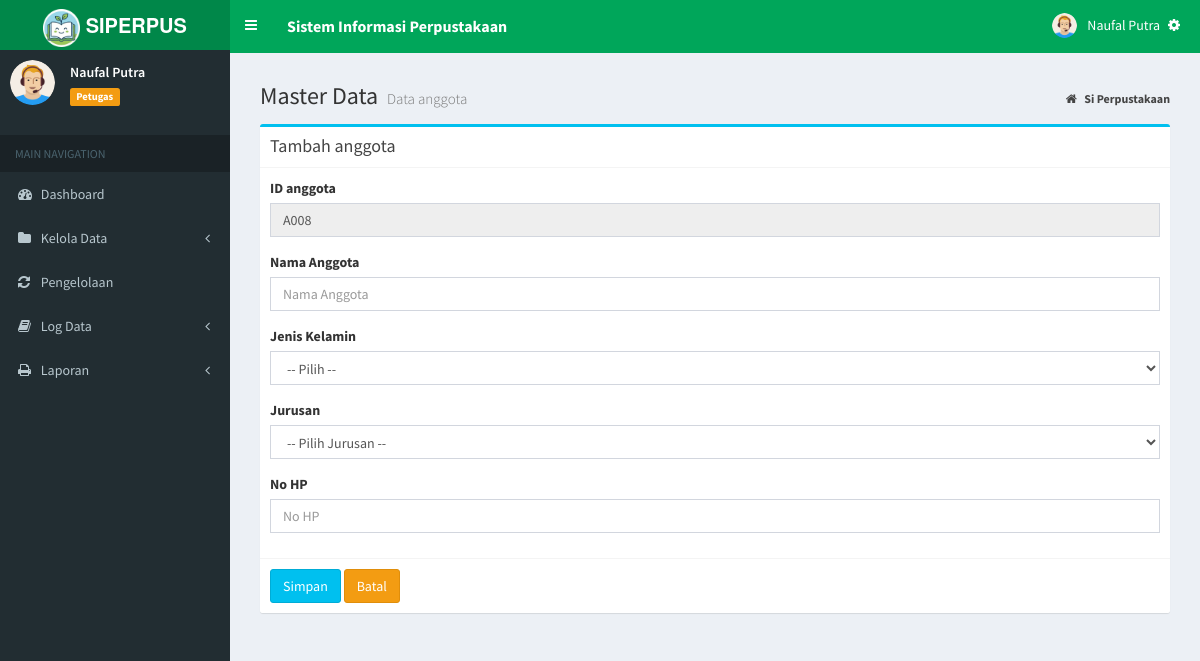
Before: /index.php?page=MyApp/add_agt (signed in) with the older database file.
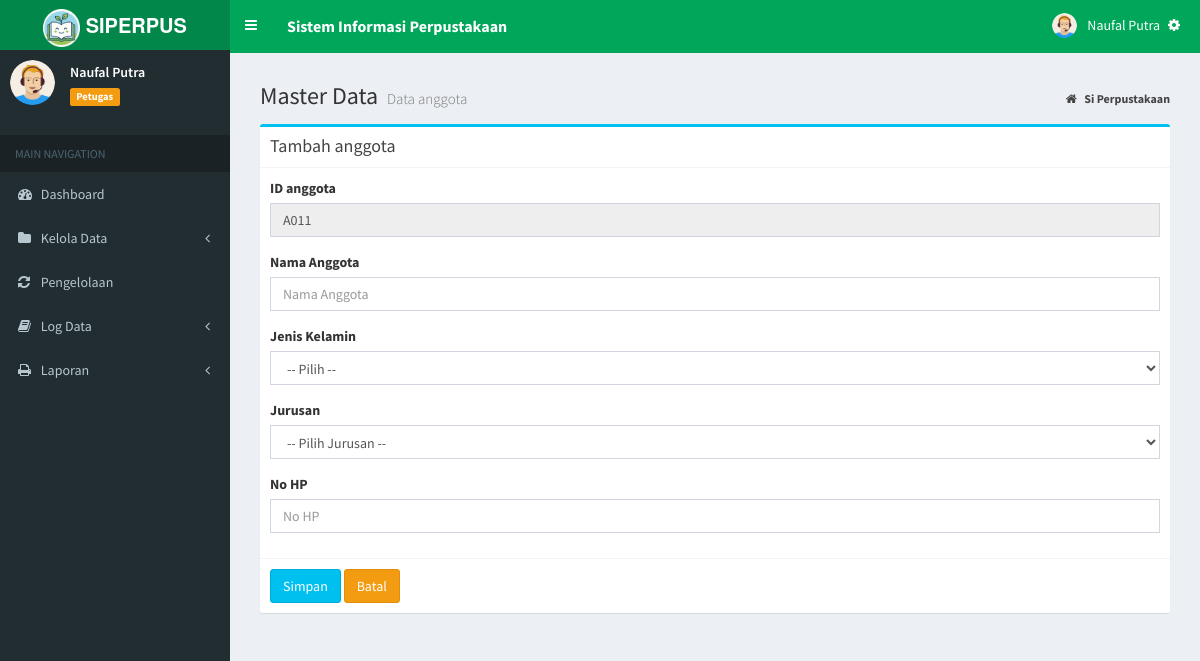
After: the same page with the newer database file.
### tables this page shows
CREATE TABLE `tb_anggota` (
  `id_anggota` varchar(10) NOT NULL,
  `nama` varchar(100) DEFAULT NULL,
  `jekel` enum('Laki-laki','Perempuan') NOT NULL,
  `jurusan` varchar(50) NOT NULL,
  `no_hp` varchar(15) NOT NULL,
  PRIMARY KEY (`id_anggota`)
);

### admin/agt/add_agt.php (the view, shortened to what this page needs)
<?php
$carikode = mysqli_query($koneksi,"SELECT id_anggota FROM tb_anggota order by id_anggota desc");
$datakode = mysqli_fetch_array($carikode);
$kode = $datakode['id_anggota'];
$urut = substr($kode, 1, 3);
$tambah = (int) $urut + 1;
if (strlen($tambah) == 1){
    $format = "A"."00".$tambah;
}else if (strlen($tambah) == 2){
    $format = "A"."0".$tambah;
}else if (strlen($tambah) == 3){
    $format = "A".$tambah;
}
?>
<section class="content-header">
	<h1>
		Master Data
		<small>Data anggota</small>
	</h1>
	<ol class="breadcrumb">
		<li>
			<a href="index.php">
				<i class="fa fa-home"></i>
				<b>Si Perpustakaan</b>
			</a>
		</li>
	</ol>
</section>
<section class="content">
	<div class="row">
		<div class="col-md-12">
			<div class="box box-info">
				<div class="box-header with-border">
					<h3 class="box-title">Tambah anggota</h3>
				</div>
				<form action="" method="post" enctype="multipart/form-data">
					<div class="box-body">
						<div class="form-group">
							<label>ID anggota</label>
							<input type="text" name="id_anggota" id="id_anggota" class="form-control" value="<?php echo $format; ?>"
							 readonly/>
						</div>
						<div class="form-group">
							<label>Nama Anggota</label>
							<input type="text" name="nama" id="nama" class="form-control" placeholder="Nama Anggota">
						</div>
						<div class="form-group">
							<label>Jenis Kelamin</label>
							<select name="jekel" id="jekel" class="form-control" required>
								<option value="">-- Pilih --</option>
							</select>
						</div>
                        <div class="form-group">
							<label>Jurusan</label>
							<select name="jurusan" id="jurusan" class="form-control" required>
								<option value="">-- Pilih Jurusan --</option>
							</select>
						</div>
                        <div class="form-group">
							<label>No HP</label>
							<input type="number" name="no_hp" id="no_hp" class="form-control" placeholder="No HP">
						</div>
					</div>
					<div class="box-footer">
						<input type="submit" name="Simpan" value="Simpan" class="btn btn-info">
						<a href="?page=MyApp/data_agt" class="btn btn-warning">Batal</a>
					</div>
				</form>
			</div>
			</section>

Changed rows visible on the page:
no longer on this page (row unchanged): tb_anggota: id_anggota "A008"
added tb_anggota: id_anggota "A011"
